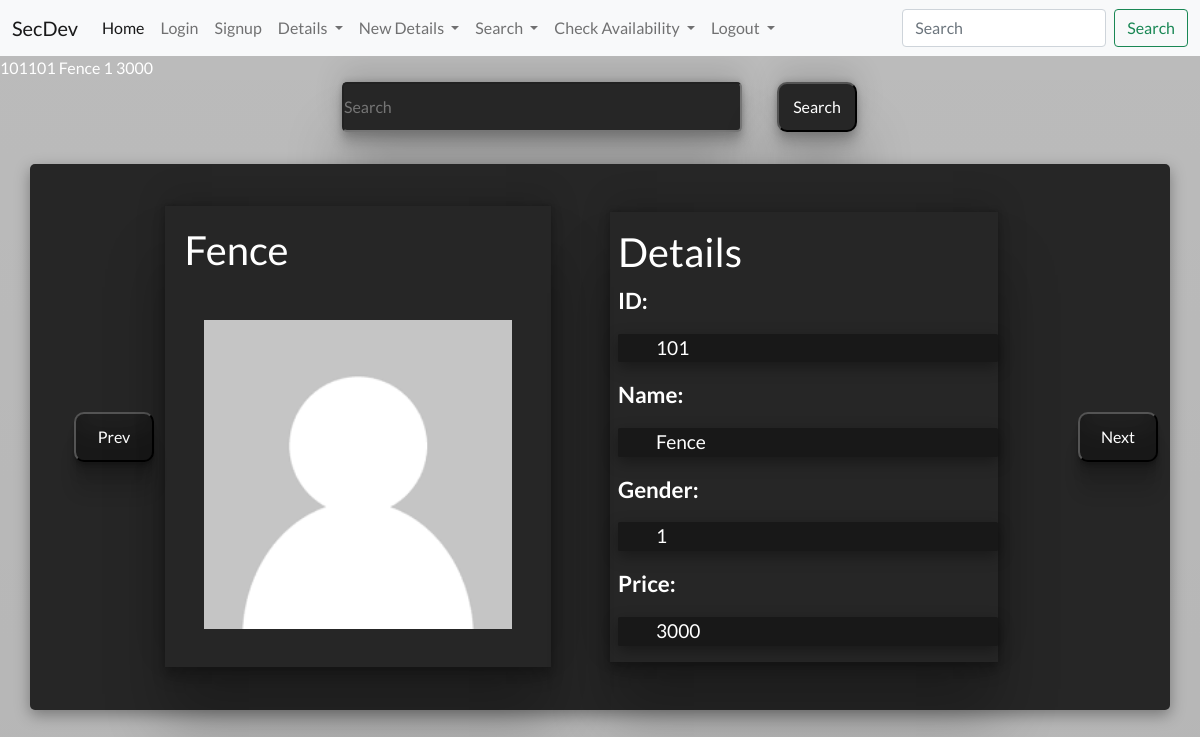
The app's page /assignequipment.php?sp=101 with its own data.
### tables this page shows
CREATE TABLE `equipment` (
  `ID` int(20) NOT NULL,
  `Type` varchar(255) NOT NULL,
  `Client_ID` int(20) DEFAULT NULL,
  `Price` int(20) DEFAULT NULL
);

### assignequipment.php (the view, shortened to what this page needs)
<?php
require 'partials/_nav.php';
?>
<?php
$con = new mysqli('localhost', 'root', 'manager', 'secdev', 3307);
if(isset($_GET['sp'])){
$id = $_GET['sp'];
$type = $_GET['sp'];
$cid = $_GET['sp'];
$pr = $_GET['sp'];
echo $id;
$sql = "SELECT * FROM `equipment` WHERE `equipment`.`ID` = '$id' OR `Type` = '$type' OR `Client_ID` = '$cid' OR `Price` = '$pr';";
$result = mysqli_query($con, $sql);
while($row = mysqli_fetch_assoc($result)){
foreach ($row as $i) {
    echo $i.' ';
}
}
}
?>
<!DOCTYPE html>
<html lang="en">
<head>
    <link href="https://cdn.jsdelivr.net/npm/bootstrap@5.1.3/dist/css/bootstrap.min.css" rel="stylesheet">
    <link rel="stylesheet" href="speedtest.css">
</head>
<body>
    <div class="overall">
        <div class="sea" id="s">
        <form action="/dmp/assignequipment.php" method="get">
        <input type="text" name="sp" placeholder="Search" >
            <button class="search" id="s"wa>Search</button>
         </form>
        </div>
        <?php
if(isset($_GET['sp'])){
    $result = mysqli_query($con, $sql);
    $row = mysqli_fetch_assoc($result);
    if($row){
echo '
         <div class="container">
         <div class="child0">
         <a href="/dmp/assignequipment.php?sp='.($id-1).'"><button>Prev</button></a>
         </div>
             <div class="child1">
                <h1>
                '.$row['Type'] .'
                </h1>
                <img src="/dmp/partials/user.png" alt="image">
             </div>
             <div class="child2">
                <h1>Details</h1>
                <p>ID: <br><div class="result">'.$row['ID'] .'</div></p>
                <p>Name: <br><div class="result">'.$row['Type'] .'</div></p>
                <p>Gender: <br><div class="result">'.$row['Client_ID'] .'</div></p>
                <p>Price: <br><div class="result">'.$row['Price'] .'</div></p>
            </div>
            <div class="child3">
            <a href="/dmp/assignequipment.php?sp='.($id+1).'"><button>Next</button></a>
            </div>
            ';
}
else{
    echo '
    <div class="container" id="nf">
        <div >Enter Valid Input</p>
    </div>
    ';
}
}
?>
        </div>
    </div>
</body>
</html>

### speedtest.css (style rules this page uses)
* { margin: 0px; padding:0px; box-sizing: border-box; }
body { background: linear-gradient( rgba(0, 0, 0, 0.267), rgba(0, 0, 0, 0.287) ), url('/dmp/partials/bg1.jpg'); background-position: center center; background-size: cover; background-repeat: no-repeat; color: white; font-family: 'Lato', sans-serif; }
.overall { display:flex; flex-direction: column; align-items: center; justify-content: center; }
#s { margin-top: 2rem; display: inline; margin:1px; flex-wrap: nowrap; color:white; margin-bottom: 1rem; }
#s input { align-items: center; width:400px; height: 50px; border-radius: 5px; background-color: #262626; color: white; box-shadow: rgba(0, 0, 0, 0.25) 0px 54px 55px, rgba(0, 0, 0, 0.12) 0px -12px 30px, rgba(0, 0, 0, 0.12) 0px 4px 6px, rgba(0, 0, 0, 0.17) 0px 12px 13px, rgba(0, 0, 0, 0.09) 0px -3px 5px; }
#s button { margin-left: 2rem; height: 50px; width: 5rem; border-radius: 10px; background-color: #262626; box-shadow: rgba(0, 0, 0, 0.25) 0px 54px 55px, rgba(0, 0, 0, 0.12) 0px -12px 30px, rgba(0, 0, 0, 0.12) 0px 4px 6px, rgba(0, 0, 0, 0.17) 0px 12px 13px, rgba(0, 0, 0, 0.09) 0px -3px 5px; }
.child0 button { margin-left: 2rem; height: 50px; width: 5rem; border-radius: 10px; background-color: #262626; color:white; box-shadow: rgba(0, 0, 0, 0.17) 0px -23px 25px 0px inset, rgba(0, 0, 0, 0.15) 0px -36px 30px 0px inset, rgba(0, 0, 0, 0.1) 0px -79px 40px 0px inset, rgba(0, 0, 0, 0.06) 0px 2px 1px, rgba(0, 0, 0, 0.09) 0px 4px 2px, rgba(0, 0, 0, 0.09) 0px 8px 4px, rgba(0, 0, 0, 0.09) 0px 16px 8px, rgba(0, 0, 0, 0.09) 0px 32px 16px; }
.child3 button { margin-left: 2rem; height: 50px; width: 5rem; border-radius: 10px; color:white; background-color: #262626; box-shadow: rgba(0, 0, 0, 0.17) 0px -23px 25px 0px inset, rgba(0, 0, 0, 0.15) 0px -36px 30px 0px inset, rgba(0, 0, 0, 0.1) 0px -79px 40px 0px inset, rgba(0, 0, 0, 0.06) 0px 2px 1px, rgba(0, 0, 0, 0.09) 0px 4px 2px, rgba(0, 0, 0, 0.09) 0px 8px 4px, rgba(0, 0, 0, 0.09) 0px 16px 8px, rgba(0, 0, 0, 0.09) 0px 32px 16px; }
.container { display:flex; flex-direction: row; align-items: center; justify-content: baseline; background-color: #262626; border-radius: 5px; box-shadow: rgba(0, 0, 0, 0.35) 0px 5px 15px; }
.child1 { width: 50%; margin:0.7rem; box-shadow: rgba(0, 0, 0, 0.25) 0px 54px 55px, rgba(0, 0, 0, 0.12) 0px -12px 30px, rgba(0, 0, 0, 0.12) 0px 4px 6px, rgba(0, 0, 0, 0.17) 0px 12px 13px, rgba(0, 0, 0, 0.09) 0px -3px 5px; }
.child1 h1 { padding-top: 5%; padding-left: 5%; }
.child1 img { width: 100%; padding:10%; }
.child2 { width:50%; margin:3rem; padding: 4rem; display: flex; align-items: baseline; flex-direction: column; padding: 1rem 0 0 0.5rem ; box-shadow: rgba(0, 0, 0, 0.25) 0px 54px 55px, rgba(0, 0, 0, 0.12) 0px -12px 30px, rgba(0, 0, 0, 0.12) 0px 4px 6px, rgba(0, 0, 0, 0.17) 0px 12px 13px, rgba(0, 0, 0, 0.09) 0px -3px 5px; }
.child2 p { font-size:1.4rem; font-weight:bold; }
.child2 >.result { font-size:1.2rem; background-color: #181818; box-shadow: rgba(0, 0, 0, 0.35) 0px 5px 15px; width: 50%; border-radius: 0.1rem; padding:0 10%; width:100%; }
.child2 > p { width:70%; }

### records on screen
equipment: ID "101", Type "Fence", Client_ID "1", Price "3000"

### other values on screen
$id "101"
